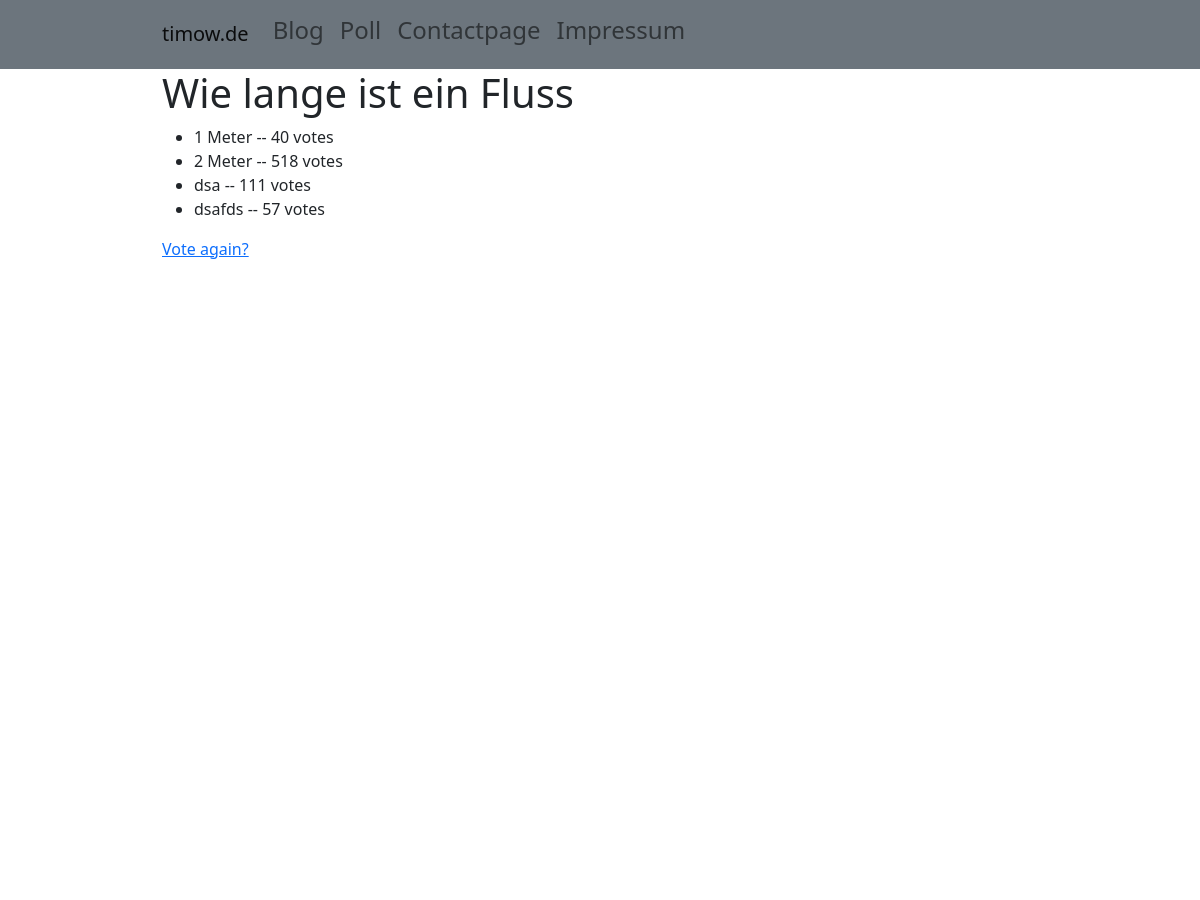
Before: /1/results/ (upper part) with the older database file.
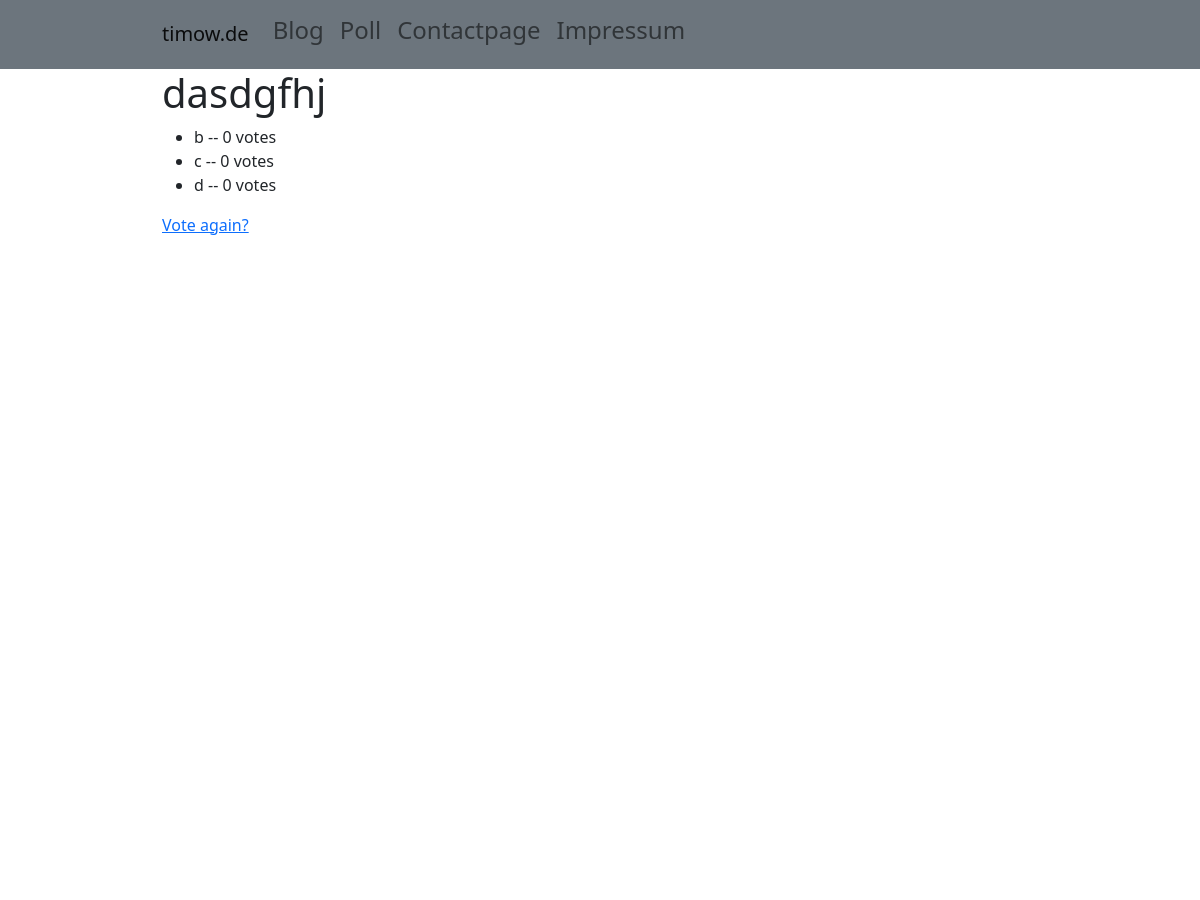
After: the same page with the newer database file.
### blog/models.py (models this page shows, shortened)
class Question(models.Model):
    question_text = models.CharField(max_length=200)
    pub_date = models.DateTimeField("date published")

class Choice(models.Model):
    question = models.ForeignKey(Question, on_delete=models.CASCADE)
    choice_text = models.CharField(max_length=200)
    votes = models.IntegerField(default=0)

### blog/views.py (the view)
# urls.py: path("<int:question_id>/results/", views.results, name="results"),
def results(request, question_id):
    question = get_object_or_404(Question, pk=question_id)
    context = {
        "question": question,
    }
    return render(request, "blog/results.html", context)

### blog/templates/blog/results.html
{% extends 'basetemplate.html' %}
{% block content %}
<h1>{{ question.question_text }}</h1>
<ul>
    {% for choice in question.choice_set.all %}
    <li>{{ choice.choice_text }} -- {{ choice.votes }} vote{{ choice.votes|pluralize }}</li>
    {% endfor %}
</ul>
<a href="{% url 'blog:detail' question.id %}">Vote again?</a>
{% endblock content %}

Changed rows visible on the page:
removed Choice: choice_text "dsafds", votes "57"
changed Question: question_text "Wie lange ist ein Fluss" → "dasdgfhj"
changed Choice (number 1 of 3 on the later page): choice_text "1 Meter" → "b"; votes "40" → "0"
changed Choice (number 2 of 3 on the later page): choice_text "2 Meter" → "c"; votes "518" → "0"
changed Choice (number 3 of 3 on the later page): choice_text "dsa" → "d"; votes "111" → "0"
